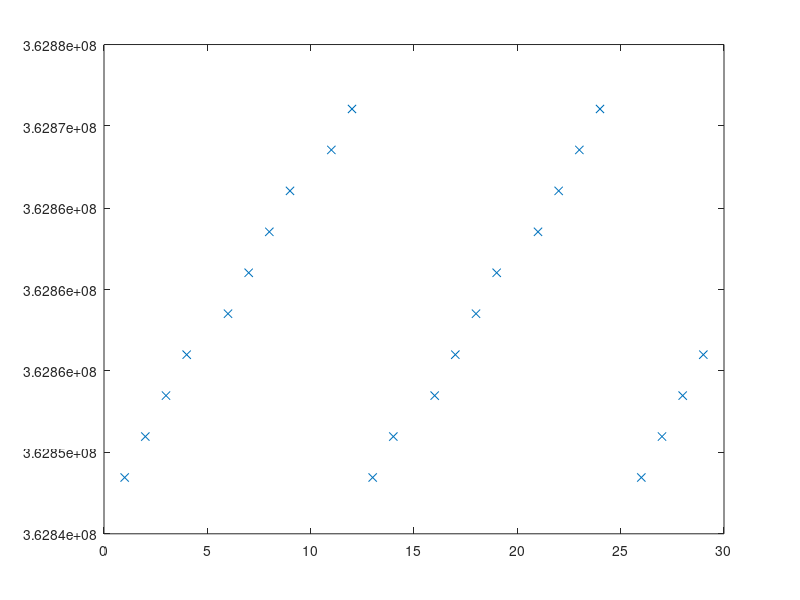

Source code (MATLAB):

setpoints = linspace(362848466.40,362871075.28,10);
    
calibrate_interval=5;

setpints_out=nan(30,1);

for i=1:size(setpints_out,1)

    if mod(i,calibrate_interval)==0
            
    else
       
        pointer=floor(i/calibrate_interval)*(calibrate_interval-1)+ rem(i,calibrate_interval);
        pointer = mod(pointer-1,length(setpoints))+1; 
        fprintf('%u\n',pointer)
        setpt = setpoints(pointer);
        setpints_out(i)=setpt;
        
    end


end

plot(setpints_out,'x')